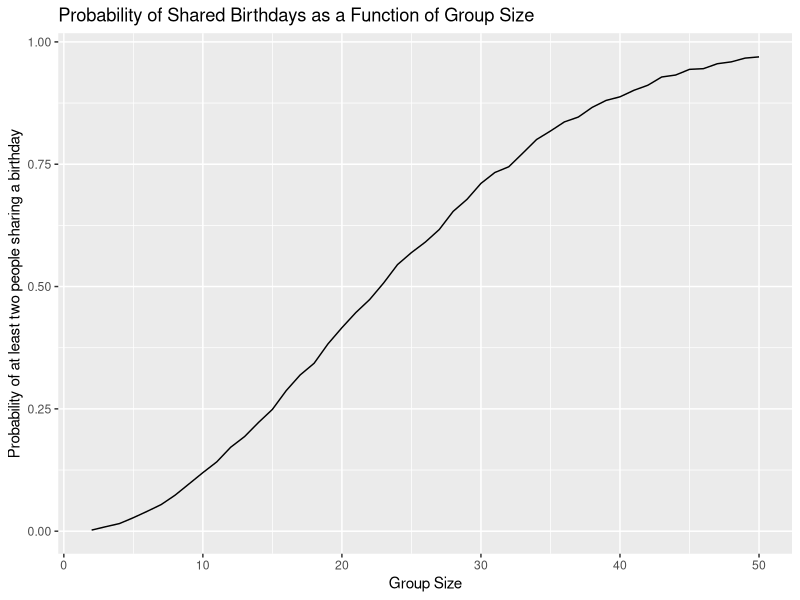

This chart was generated by the following R code:
## ---- chunk 1
library(tidyverse)
## ---- chunk 2
bday_sim = function(n) {
  bdays = sample(1:365, size = n, replace = TRUE)
  duplicate = length(unique(bdays)) < n
  return(duplicate)
}

sim_res = expand_grid(
  n = 2:50,
  iter = 1:10000
) |>
  mutate(res = map_lgl(n, bday_sim)) |>
  group_by(n) |>
  summarize(prob = mean(res))

sim_res_plot = sim_res |>
  ggplot(aes(x = n, y = prob)) +
  geom_line() +
  labs(
    title = "Probability of Shared Birthdays as a Function of Group Size",
    x = "Group Size",
    y = "Probability of at least two people sharing a birthday"
  )

sim_res_plot
